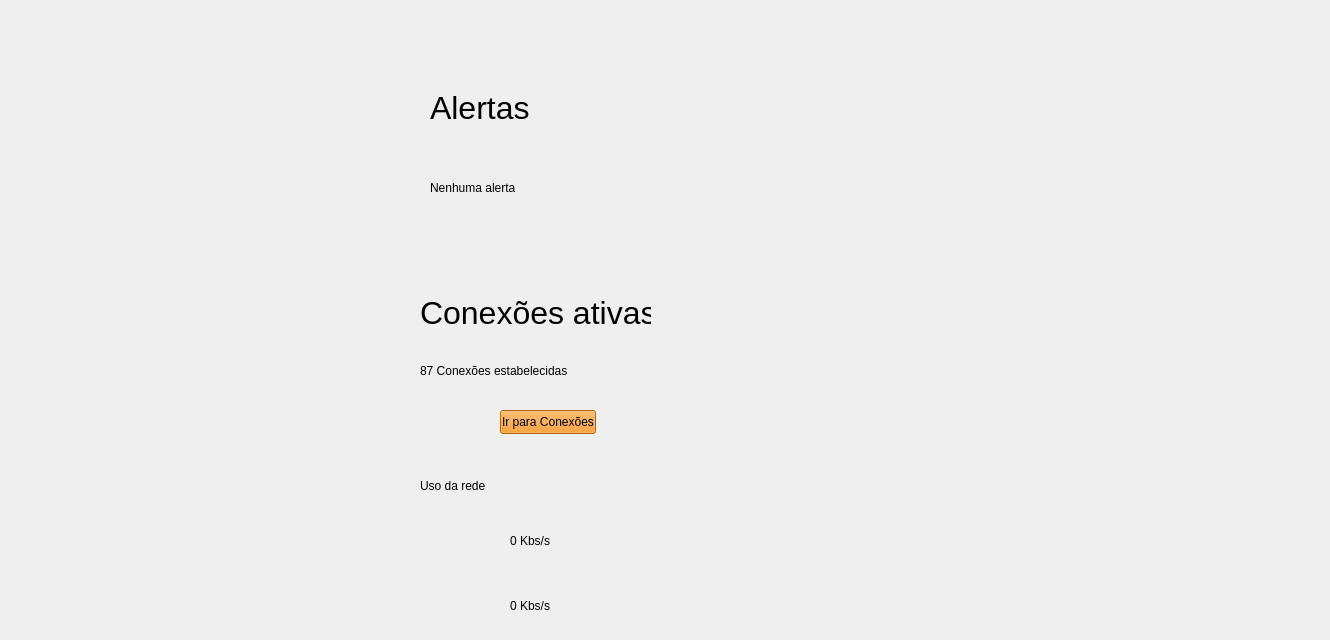
      <widget class="QWidget" name="tab">
       <attribute name="title">
        <string>Home</string>
       </attribute>
       <widget class="QLabel" name="label_Background">
        <property name="enabled">
         <bool>true</bool>
        </property>
        <property name="geometry">
         <rect>
          <x>510</x>
          <y>130</y>
          <width>811</width>
          <height>491</height>
         </rect>
        </property>
        <property name="text">
         <string/>
        </property>
        <property name="textFormat">
         <enum>Qt::TextFormat::PlainText</enum>
        </property>
        <property name="pixmap">
         <pixmap>../images/imagem_logo-removebg-preview_new.png</pixmap>
        </property>
        <property name="alignment">
         <set>Qt::AlignmentFlag::AlignRight|Qt::AlignmentFlag::AlignTrailing|Qt::AlignmentFlag::AlignVCenter</set>
        </property>
       </widget>
       <widget class="QLabel" name="label_Alertanotif">
        <property name="geometry">
         <rect>
          <x>430</x>
          <y>170</y>
          <width>241</width>
          <height>36</height>
         </rect>
        </property>
        <property name="styleSheet">
         <string notr="true">font: 16pt &quot;Segoe UI&quot;;</string>
        </property>
        <property name="text">
         <string>Nenhuma alerta</string>
        </property>
       </widget>
       <widget class="QLabel" name="label_CoEstabelecidas">
        <property name="geometry">
         <rect>
          <x>420</x>
          <y>360</y>
          <width>281</width>
          <height>21</height>
         </rect>
        </property>
        <property name="styleSheet">
         <string notr="true">font: 16pt &quot;Segoe UI&quot;;</string>
        </property>
        <property name="text">
         <string>87 Conexões estabelecidas</string>
        </property>
       </widget>
       <widget class="QPushButton" name="button_Conexoes">
        <property name="geometry">
         <rect>
          <x>500</x>
          <y>410</y>
          <width>96</width>
          <height>24</height>
         </rect>
        </property>
        <property name="cursor">
         <cursorShape>PointingHandCursor</cursorShape>
        </property>
        <property name="styleSheet">
         <string notr="true">color: black;
background-color:darkorange</string>
        </property>
        <property name="text">
         <string>Ir para Conexões</string>
        </property>
        <property name="autoDefault">
         <bool>false</bool>
        </property>
        <property name="default">
         <bool>false</bool>
        </property>
        <property name="flat">
         <bool>false</bool>
        </property>
       </widget>
       <widget class="QLabel" name="label_SetaDownload">
        <property name="geometry">
         <rect>
          <x>450</x>
          <y>590</y>
          <width>31</width>
          <height>31</height>
         </rect>
        </property>
        <property name="text">
         <string/>
        </property>
        <property name="pixmap">
         <pixmap>../images/imgsetacima.png</pixmap>
        </property>
        <property name="scaledContents">
         <bool>true</bool>
        </property>
       </widget>
       <widget class="QWidget" name="verticalWidget" native="true">
        <property name="geometry">
         <rect>
          <x>170</x>
          <y>50</y>
          <width>211</width>
          <height>581</height>
         </rect>
        </property>
        <layout class="QVBoxLayout" name="verticalLayout_imagens">
         <item alignment="Qt::AlignmentFlag::AlignHCenter|Qt::AlignmentFlag::AlignVCenter">
          <widget class="QLabel" name="label_ImgAlerta">
           <property name="text">
            <string/>
           </property>
           <property name="pixmap">
            <pixmap>../images/iconeataquepequeno_menor.png</pixmap>
           </property>
          </widget>
         </item>
         <item alignment="Qt::AlignmentFlag::AlignHCenter|Qt::AlignmentFlag::AlignVCenter">
          <widget class="QLabel" name="label_ImgConexoes">
           <property name="text">
            <string/>
           </property>
           <property name="pixmap">
            <pixmap>../images/iconeconexoespequeno_menor.png</pixmap>
           </property>
          </widget>
         </item>
         <item alignment="Qt::AlignmentFlag::AlignHCenter|Qt::AlignmentFlag::AlignVCenter">
          <widget class="QLabel" name="label_ImgRede">
           <property name="enabled">
            <bool>false</bool>
           </property>
           <property name="maximumSize">
            <size>
             <width>16777215</width>
             <height>512</height>
            </size>
           </property>
           <property name="text">
            <string/>
           </property>
           <property name="textFormat">
            <enum>Qt::TextFormat::RichText</enum>
           </property>
           <property name="pixmap">
            <pixmap>../images/interneticonepequeno_menor.png</pixmap>
           </property>
           <property name="scaledContents">
            <bool>false</bool>
           </property>
          </widget>
         </item>
        </layout>
       </widget>
       <widget class="QLabel" name="label_Download">
        <property name="geometry">
         <rect>
          <x>510</x>
          <y>520</y>
          <width>131</width>
          <height>41</height>
         </rect>
        </property>
        <property name="minimumSize">
         <size>
          <width>0</width>
          <height>41</height>
         </size>
        </property>
        <property name="styleSheet">
         <string notr="true">font: 16pt &quot;Segoe UI&quot;;</string>
        </property>
        <property name="text">
         <string>0 Kbs/s</string>
        </property>
       </widget>
       <widget class="QLabel" name="label_ConexoesAtivas">
        <property name="geometry">
         <rect>
          <x>420</x>
          <y>292</y>
          <width>231</width>
          <height>41</height>
         </rect>
        </property>
        <property name="font">
         <font>
          <family>Segoe UI</family>
          <pointsize>24</pointsize>
          <italic>false</italic>
          <bold>false</bold>
         </font>
        </property>
        <property name="styleSheet">
         <string notr="true">font: 24pt &quot;Segoe UI&quot;;</string>
        </property>
        <property name="text">
         <string>Conexões ativas</string>
        </property>
       </widget>
       <widget class="QLabel" name="label_UsodaRede">
        <property name="geometry">
         <rect>
          <x>420</x>
          <y>470</y>
          <width>171</width>
          <height>31</height>
         </rect>
        </property>
        <property name="styleSheet">
         <string notr="true">font: 24pt &quot;Segoe UI&quot;;</string>
        </property>
        <property name="text">
         <string>Uso da rede</string>
        </property>
       </widget>
       <widget class="QLabel" name="label_SetaUpload">
        <property name="geometry">
         <rect>
          <x>450</x>
          <y>530</y>
          <width>31</width>
          <height>31</height>
         </rect>
        </property>
        <property name="text">
         <string/>
        </property>
        <property name="pixmap">
         <pixmap>../images/imgsetabaixo2.png</pixmap>
        </property>
        <property name="scaledContents">
         <bool>true</bool>
        </property>
       </widget>
       <widget class="QLabel" name="label_Alerta">
        <property name="geometry">
         <rect>
          <x>430</x>
          <y>90</y>
          <width>311</width>
          <height>51</height>
         </rect>
        </property>
        <property name="font">
         <font>
          <family>Segoe UI</family>
          <pointsize>24</pointsize>
          <italic>false</italic>
          <bold>false</bold>
         </font>
        </property>
        <property name="styleSheet">
         <string notr="true">font: 24pt &quot;Segoe UI&quot;;</string>
        </property>
        <property name="text">
         <string>Alertas</string>
        </property>
        <property name="alignment">
         <set>Qt::AlignmentFlag::AlignLeading|Qt::AlignmentFlag::AlignLeft|Qt::AlignmentFlag::AlignTop</set>
        </property>
       </widget>
       <widget class="QLabel" name="label_Upload">
        <property name="geometry">
         <rect>
          <x>510</x>
          <y>590</y>
          <width>131</width>
          <height>31</height>
         </rect>
        </property>
        <property name="styleSheet">
         <string notr="true">font: 16pt &quot;Segoe UI&quot;;</string>
        </property>
        <property name="text">
         <string>0 Kbs/s</string>
        </property>
       </widget>
      </widget>
